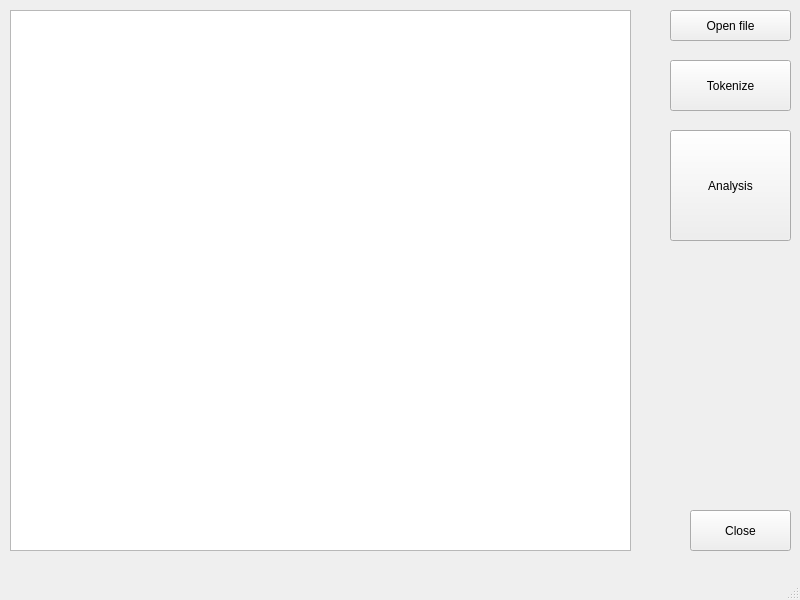
<?xml version="1.0" encoding="UTF-8"?>
<ui version="4.0">
 <class>MainWindow</class>
 <widget class="QMainWindow" name="MainWindow">
  <property name="geometry">
   <rect>
    <x>0</x>
    <y>0</y>
    <width>800</width>
    <height>600</height>
   </rect>
  </property>
  <property name="windowTitle">
   <string>MainWindow</string>
  </property>
  <widget class="QWidget" name="centralwidget">
   <widget class="QPushButton" name="openFile">
    <property name="geometry">
     <rect>
      <x>670</x>
      <y>10</y>
      <width>121</width>
      <height>31</height>
     </rect>
    </property>
    <property name="text">
     <string>Open file</string>
    </property>
   </widget>
   <widget class="QTextBrowser" name="princWindow">
    <property name="geometry">
     <rect>
      <x>10</x>
      <y>10</y>
      <width>621</width>
      <height>541</height>
     </rect>
    </property>
   </widget>
   <widget class="QPushButton" name="preProc">
    <property name="geometry">
     <rect>
      <x>670</x>
      <y>60</y>
      <width>121</width>
      <height>51</height>
     </rect>
    </property>
    <property name="text">
     <string>Tokenize</string>
    </property>
   </widget>
   <widget class="QPushButton" name="closeButt">
    <property name="geometry">
     <rect>
      <x>690</x>
      <y>510</y>
      <width>101</width>
      <height>41</height>
     </rect>
    </property>
    <property name="text">
     <string>Close</string>
    </property>
   </widget>
   <widget class="QPushButton" name="analysis">
    <property name="geometry">
     <rect>
      <x>670</x>
      <y>130</y>
      <width>121</width>
      <height>111</height>
     </rect>
    </property>
    <property name="text">
     <string>Analysis</string>
    </property>
   </widget>
  </widget>
  <widget class="QMenuBar" name="menubar">
   <property name="geometry">
    <rect>
     <x>0</x>
     <y>0</y>
     <width>800</width>
     <height>21</height>
    </rect>
   </property>
  </widget>
  <widget class="QStatusBar" name="statusbar"/>
 </widget>
 <resources/>
 <connections/>
</ui>
